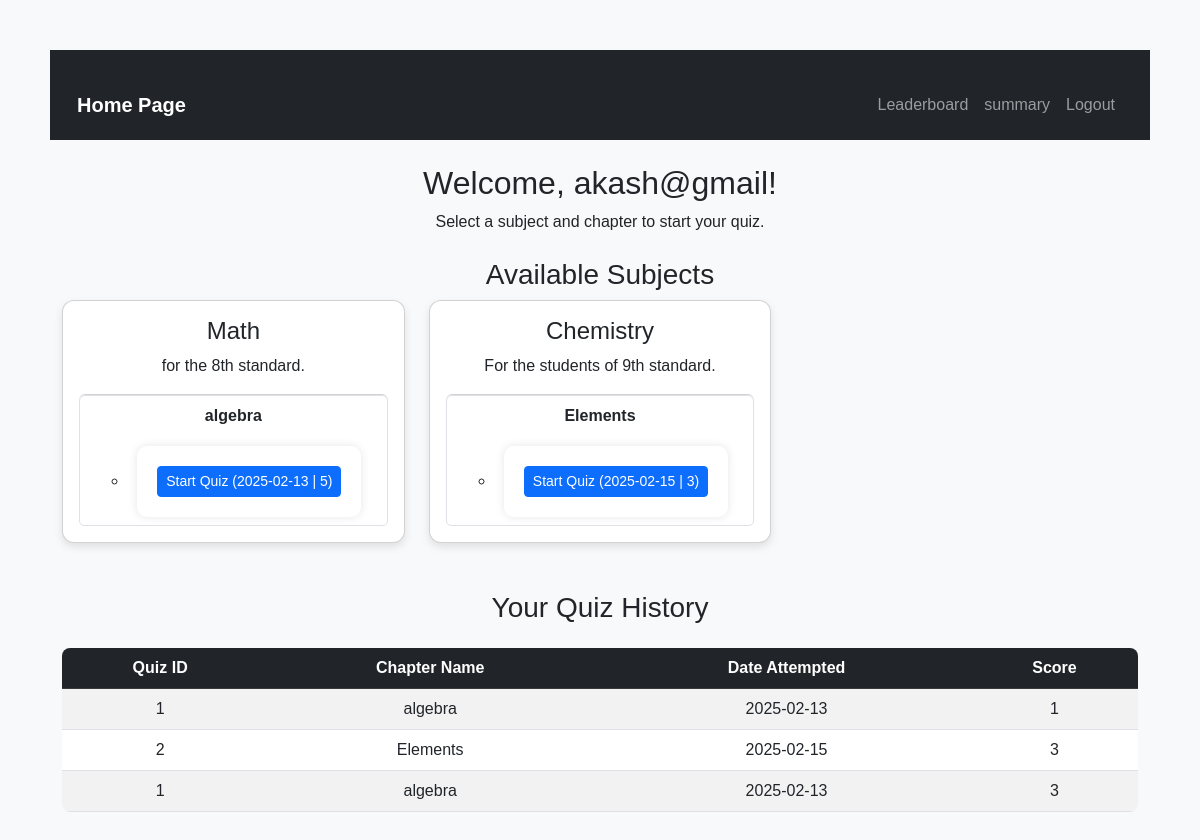
/ (signed in), run on the app's committed database.
### tables this page shows
CREATE TABLE subjects (
                    id INTEGER PRIMARY KEY,
                    name TEXT UNIQUE,
                    description TEXT);

CREATE TABLE chapters (
                    id INTEGER PRIMARY KEY,
                    subject_id INTEGER,
                    name TEXT,
                    description TEXT,
                    FOREIGN KEY(subject_id) REFERENCES subjects(id));

CREATE TABLE quizzes (
                    id INTEGER PRIMARY KEY,
                    chapter_id INTEGER,
                    date_of_quiz TEXT,
                    time_duration TEXT,
                    remarks TEXT,
                    FOREIGN KEY(chapter_id) REFERENCES chapters(id));

CREATE TABLE scores (
                    id INTEGER PRIMARY KEY,
                    quiz_id INTEGER,
                    user_id INTEGER,
                    time_stamp TEXT,
                    total_scored INTEGER,
                    FOREIGN KEY(quiz_id) REFERENCES quizzes(id),
                    FOREIGN KEY(user_id) REFERENCES users(id));

### app.py (the view)
@app.route("/")
def home():
    if "user_id" in session:  # ✅ Check for user_id instead of "user"
        user_id = session["user_id"]
        conn = sqlite3.connect("database.db")
        c = conn.cursor()
        c.execute("SELECT id, name, description FROM subjects")
        subjects = c.fetchall()
        subjects_with_chapters = []
        for subject in subjects:
            c.execute("SELECT id, name FROM chapters WHERE subject_id = ?", (subject[0],))
            chapters = c.fetchall()
            chapters_with_quizzes = []
            for chapter in chapters:
                c.execute("SELECT id, date_of_quiz, time_duration FROM quizzes WHERE chapter_id = ?", (chapter[0],))
                quizzes = c.fetchall()
                chapters_with_quizzes.append((chapter[0], chapter[1], quizzes))
            subjects_with_chapters.append((subject[0], subject[1], subject[2], chapters_with_quizzes))
        c.execute("""
            SELECT quizzes.id, quizzes.date_of_quiz, scores.total_scored, chapters.name
            FROM scores
            JOIN quizzes ON scores.quiz_id = quizzes.id
            JOIN chapters ON quizzes.chapter_id = chapters.id
            WHERE scores.user_id = ?
            ORDER BY scores.time_stamp DESC
        """, (user_id,))
        quiz_history = c.fetchall()
        conn.close()
        return render_template("home.html", user=session.get("user"), subjects=subjects_with_chapters, quiz_history=quiz_history)
    return redirect(url_for("login"))  # ✅ Redirect to login if not logged in

### templates/home.html (shortened to what this page needs)
<!DOCTYPE html>
<html lang="en">
<head>
    <link rel="stylesheet" href="https://cdn.jsdelivr.net/npm/bootstrap@5.3.0/dist/css/bootstrap.min.css">
    <link rel="stylesheet" type="text/css" href="{{ url_for('static', filename='styles.css') }}">
</head>
<body>
    <nav class="navbar navbar-expand-lg navbar-dark bg-dark">
        <div class="container">
            <a class="navbar-brand" href="#">Home Page</a>
            <div class="collapse navbar-collapse justify-content-end" id="navbarNav">
                <ul class="navbar-nav">
                    <li class="nav-item"><a class="nav-link" href="{{ url_for('leaderboard') }}">Leaderboard</a></li>
                    <li class="nav-item"><a class="nav-link" href="{{ url_for('summary') }}">summary</a></li>
                    <li class="nav-item"><a class="nav-link" href="{{ url_for('logout') }}">Logout</a></li>
                </ul>
            </div>
        </div>
    </nav>
    <div class="container mt-4">
        <h2 class="text-center">Welcome, {{ user }}!</h2>
        <p class="text-center">Select a subject and chapter to start your quiz.</p>
        <h3 class="mt-4">Available Subjects</h3>
        <div class="row">
            {% if subjects %}
                {% for subject in subjects %}
                    <div class="col-md-4 mb-4">
                        <div class="card subject-card p-3">
                            <h4 class="card-title">{{ subject[1] }}</h4>
                            <p class="card-text">{{ subject[2] }}</p>
                            <ul class="list-group">
                                {% for chapter in subject[3] %}
                                    <li class="list-group-item">
                                        <strong>{{ chapter[1] }}</strong>
                                        <ul class="mt-2">
                                            {% for quiz in chapter[2] %}
                                                <li>
                                                    <form action="{{ url_for('start_quiz') }}" method="POST">
                                                        <button type="submit" class="btn btn-primary btn-sm">
                                                            Start Quiz ({{ quiz[1] }} | {{ quiz[2] }})
                                                        </button>
                                                    </form>
                                                </li>
                                            {% endfor %}
                                        </ul>
                                    </li>
                                {% endfor %}
                            </ul>
                        </div>
                    </div>
                {% endfor %}
            {% else %}
                <p class="text-center">No subjects available.</p>
            {% endif %}
        </div>
        <h3 class="mt-4">Your Quiz History</h3>
        {% if quiz_history %}
            <div class="table-responsive">
                <table class="table table-striped table-hover mt-3">
                    <thead class="table-dark">
                        <tr>
                            <th>Quiz ID</th>
                            <th>Chapter Name</th>
                            <th>Date Attempted</th>
                            <th>Score</th>
                        </tr>
                    </thead>
                    <tbody>
                        {% for quiz in quiz_history %}
                            <tr>
                                <td>{{ quiz[0] }}</td>
                                <td>{{ quiz[3] }}</td>
                                <td>{{ quiz[1] }}</td>
                                <td>{{ quiz[2] }}</td>
                            </tr>
                        {% endfor %}
                    </tbody>
                </table>
            </div>
        {% else %}
            <p class="text-center">No quiz attempts yet.</p>
        {% endif %}
    </div>
</body>
</html>

### static/styles.css (style rules this page uses)
body { font-family: Arial, sans-serif; background-color: #f4f7fc; text-align: center; padding: 50px; }
form { background: white; padding: 20px; border-radius: 10px; box-shadow: 0 0 10px rgba(0, 0, 0, 0.1); display: inline-block; text-align: left; }
button { background: #bdffcc; color: white; border: none; padding: 10px; cursor: pointer; border-radius: 5px; width: 100%; }
a { color: #007bff; text-decoration: none; }
form { margin-top: 10px; }
button { background: #28a745; color: white; border: none; padding: 8px; cursor: pointer; border-radius: 5px; width: 100%; }
a { display: inline-block; margin-top: 20px; color: #007bff; text-decoration: none; font-weight: bold; }

### templates/home.html (style rules this page uses)
body { background-color: #f8f9fa; }
.navbar { padding: 15px; }
.subject-card { border-radius: 12px; box-shadow: 0px 4px 8px rgba(0, 0, 0, 0.1); transition: transform 0.2s; }
.table { background: #fff; border-radius: 8px; overflow: hidden; }

### data on the page
subjects: name "Math", description "for the 8th standard."
chapters: name "algebra"
quizzes: date_of_quiz "2025-02-13", time_duration "5"
subjects: name "Chemistry", description "For the students of 9th standard."
chapters: name "Elements"
quizzes: date_of_quiz "2025-02-15", time_duration "3"
scores: quiz "1", name "algebra", date_of_quiz "2025-02-13", total_scored "1"
scores: quiz "2", name "Elements", date_of_quiz "2025-02-15", total_scored "3"
scores: quiz "1", name "algebra", date_of_quiz "2025-02-13", total_scored "3"

### other printed values
{{ user }} "akash@gmail"
